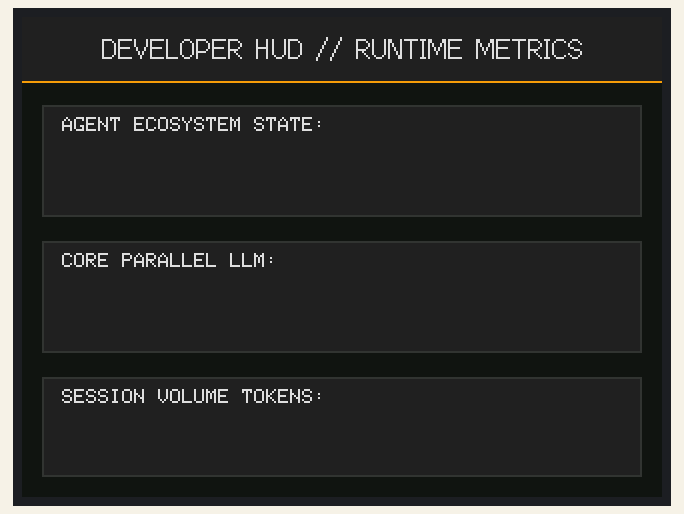
A program run on a simulated ESP32. Parts: 320×240 colour display. WiFi joins after 1.5 s; servers stay silent unless stated; what the program prints to the serial monitor is not drawn.

Above: at 2.9 s.

The program:

main.cpp
```cpp
#include <Arduino.h>
#include <WiFi.h>
#include <HTTPClient.h>
#include <ArduinoJson.h>
#include <SPI.h>
#include <TFT_eSPI.h>

// NETWORK CREDENTIALS & WORKSTATION IP BRIDGE CONFIGURATION
const char* ssid     = "YOUR SSID HERE";
const char* password = "YOUR WIFI PASSWORD HERE";
const char* endpoint = "http://192.168.x.XXX:5000/metrics";

TFT_eSPI tft = TFT_eSPI();

// BRANDED SYSTEM PALETTE (Midnight Luxury Custom Themes)
#define PACK_COLOR(r, g, b) (((r & 0xF8) << 8) | ((g & 0xFC) << 3) | (b >> 3))
uint16_t BASE_BG      = PACK_COLOR(22, 22, 22);
uint16_t PANEL_BG     = PACK_COLOR(33, 33, 33);
uint16_t TEXT_PEARL   = PACK_COLOR(220, 220, 220);
uint16_t ACCENT_AMBER  = PACK_COLOR(245, 158, 11);

// TELEMETRY RECONCILIATION REGISTERS
unsigned long lastPollTime = 0;
const long pollInterval    = 2500;

String trackingStatus = "";
String trackingModel  = "";
int trackingTokens    = -1;

void drawDashboardFramework() {
    tft.fillScreen(BASE_BG);

    // UI Header Region Block
    tft.fillRect(0, 0, 320, 32, PANEL_BG);
    tft.drawFastHLine(0, 32, 320, ACCENT_AMBER);

    tft.setTextColor(TEXT_PEARL, PANEL_BG);
    tft.setTextDatum(MC_DATUM);
    tft.drawString("DEVELOPER HUD // RUNTIME METRICS", 160, 16, 2);

    // Status Field Sub-Card Setup
    tft.fillRect(10, 44, 300, 56, PANEL_BG);
    tft.drawRect(10, 44, 300, 56, PACK_COLOR(55, 55, 55));
    tft.setTextColor(TEXT_PEARL, PANEL_BG);
    tft.setTextDatum(TL_DATUM);
    tft.drawString("AGENT ECOSYSTEM STATE:", 20, 50, 1);

    // Engine Model Field Sub-Card Setup
    tft.fillRect(10, 112, 300, 56, PANEL_BG);
    tft.drawRect(10, 112, 300, 56, PACK_COLOR(55, 55, 55));
    tft.drawString("CORE PARALLEL LLM:", 20, 118, 1);

    // Metrics Counting Display Area Setup
    tft.fillRect(10, 180, 300, 50, PANEL_BG);
    tft.drawRect(10, 180, 300, 50, PACK_COLOR(55, 55, 55));
    tft.drawString("SESSION VOLUME TOKENS:", 20, 186, 1);
}

void processIncomingMetrics() {
    if (WiFi.status() != WL_CONNECTED) return;

    HTTPClient http;
    http.begin(endpoint);
    int responseCode = http.GET();

    if (responseCode == 200) {
        String serverPayload = http.getString();
        JsonDocument jsonDoc;
        DeserializationError parseErr = deserializeJson(jsonDoc, serverPayload);

        if (!parseErr) {
            String freshStatus = jsonDoc["agent_status"].as<String>();
            String freshModel  = jsonDoc["active_model"].as<String>();
            int freshTokens    = jsonDoc["tokens_used"].as<int>();

            tft.setTextDatum(TL_DATUM);

            if (freshStatus != trackingStatus) {
                tft.fillRect(20, 68, 280, 24, PANEL_BG);
                tft.setTextColor(ACCENT_AMBER, PANEL_BG);
                tft.drawString(freshStatus, 20, 68, 4);
                trackingStatus = freshStatus;
            }

            if (freshModel != trackingModel) {
                tft.fillRect(20, 136, 280, 24, PANEL_BG);
                tft.setTextColor(TEXT_PEARL, PANEL_BG);
                tft.drawString(freshModel, 20, 136, 4);
                trackingModel = freshModel;
            }

            if (freshTokens != trackingTokens) {
                tft.fillRect(160, 186, 140, 40, PANEL_BG);
                tft.setTextColor(ACCENT_AMBER, PANEL_BG);
                tft.drawNumber(freshTokens, 160, 186, 4);
                trackingTokens = freshTokens;
            }
        }
    }
    http.end();
}

void setup() {
    Serial.begin(115200);
    delay(1000);
    Serial.println("\n--- CYD Developer HUD Initialization ---");

    tft.init();

    // NOTE: If your screen layout still appears inverted or backward
    // after connecting to WiFi, change this '1' to a '3'.
    tft.setRotation(1);

    tft.fillScreen(BASE_BG);
    tft.setTextColor(ACCENT_AMBER, BASE_BG);
    tft.setTextDatum(MC_DATUM);
    tft.drawString("CONNECTING TO WIFI...", 160, 120, 4);

    // Explicitly set Wi-Fi station mode
    WiFi.mode(WIFI_STA);
    WiFi.begin(ssid, password);

    Serial.print("Connecting to SSID: ");
    Serial.println(ssid);

    int connectionAttempts = 0;
    while (WiFi.status() != WL_CONNECTED) {
        delay(500);
        Serial.print(".");
        connectionAttempts++;

        // If it takes more than 20 seconds, print a diagnostic error
        if (connectionAttempts > 40) {
            Serial.println("\n[ERROR] WiFi Connection Timeout! Check credentials/frequency.");
            tft.fillScreen(BASE_BG);
            tft.drawString("WIFI LINK FAILED", 160, 120, 4);
            while(1) { delay(1000); } // Halt execution
        }
    }

    Serial.println("\n[SUCCESS] Connected to WiFi Network!");
    Serial.print("Local IP Address: ");
    Serial.println(WiFi.localIP());

    drawDashboardFramework();
}

void loop() {
    unsigned long currentClock = millis();
    if (currentClock - lastPollTime >= pollInterval) {
        lastPollTime = currentClock;
        processIncomingMetrics();
    }
}
```
